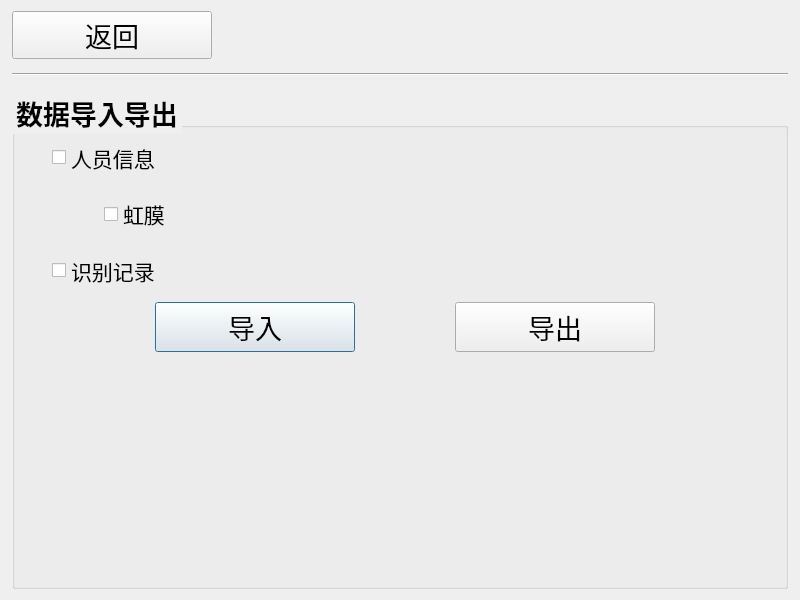
<?xml version="1.0" encoding="UTF-8"?>
<ui version="4.0">
 <class>DataManage</class>
 <widget class="QDialog" name="DataManage">
  <property name="geometry">
   <rect>
    <x>0</x>
    <y>0</y>
    <width>800</width>
    <height>600</height>
   </rect>
  </property>
  <property name="font">
   <font>
    <pointsize>21</pointsize>
   </font>
  </property>
  <property name="windowTitle">
   <string>Dialog</string>
  </property>
  <layout class="QGridLayout" name="gridLayout_3" rowstretch="1,1,10" rowminimumheight="0,20,0">
   <property name="leftMargin">
    <number>12</number>
   </property>
   <property name="rightMargin">
    <number>12</number>
   </property>
   <item row="0" column="0">
    <layout class="QGridLayout" name="gridLayout_2" columnstretch="0,0" columnminimumwidth="200,0">
     <item row="0" column="0">
      <widget class="QPushButton" name="btnBack">
       <property name="sizePolicy">
        <sizepolicy hsizetype="Preferred" vsizetype="Fixed">
         <horstretch>0</horstretch>
         <verstretch>0</verstretch>
        </sizepolicy>
       </property>
       <property name="font">
        <font>
         <pointsize>20</pointsize>
        </font>
       </property>
       <property name="styleSheet">
        <string notr="true">color:rgb(0, 0, 0)</string>
       </property>
       <property name="text">
        <string>返回</string>
       </property>
       <property name="icon">
        <iconset resource="ikembx00.qrc">
         <normaloff>:/image/jtbq_022.ico</normaloff>:/image/jtbq_022.ico</iconset>
       </property>
       <property name="iconSize">
        <size>
         <width>40</width>
         <height>40</height>
        </size>
       </property>
       <property name="autoDefault">
        <bool>false</bool>
       </property>
      </widget>
     </item>
     <item row="0" column="1">
      <spacer name="horizontalSpacer">
       <property name="orientation">
        <enum>Qt::Horizontal</enum>
       </property>
       <property name="sizeHint" stdset="0">
        <size>
         <width>518</width>
         <height>20</height>
        </size>
       </property>
      </spacer>
     </item>
    </layout>
   </item>
   <item row="1" column="0">
    <widget class="Line" name="line">
     <property name="orientation">
      <enum>Qt::Horizontal</enum>
     </property>
    </widget>
   </item>
   <item row="2" column="0">
    <widget class="QGroupBox" name="groupBox">
     <property name="font">
      <font>
       <pointsize>20</pointsize>
       <weight>75</weight>
       <bold>true</bold>
      </font>
     </property>
     <property name="styleSheet">
      <string notr="true">color:rgb(0, 0, 0)</string>
     </property>
     <property name="title">
      <string>数据导入导出</string>
     </property>
     <property name="flat">
      <bool>false</bool>
     </property>
     <widget class="QWidget" name="">
      <property name="geometry">
       <rect>
        <x>40</x>
        <y>41</y>
        <width>731</width>
        <height>220</height>
       </rect>
      </property>
      <layout class="QGridLayout" name="gridLayout" rowstretch="0,0,0,0" columnstretch="0,0,0,0,0,0" rowminimumheight="0,0,0,0" columnminimumwidth="0,0,200,0,200,0">
       <item row="0" column="0" colspan="6">
        <widget class="QCheckBox" name="chkPersonInfo">
         <property name="sizePolicy">
          <sizepolicy hsizetype="Preferred" vsizetype="Preferred">
           <horstretch>0</horstretch>
           <verstretch>0</verstretch>
          </sizepolicy>
         </property>
         <property name="font">
          <font>
           <pointsize>16</pointsize>
          </font>
         </property>
         <property name="styleSheet">
          <string notr="true">color:rgb(0, 0, 0)</string>
         </property>
         <property name="text">
          <string>人员信息</string>
         </property>
         <property name="checked">
          <bool>false</bool>
         </property>
        </widget>
       </item>
       <item row="1" column="1" colspan="5">
        <widget class="QCheckBox" name="chkIris">
         <property name="sizePolicy">
          <sizepolicy hsizetype="Preferred" vsizetype="Preferred">
           <horstretch>0</horstretch>
           <verstretch>0</verstretch>
          </sizepolicy>
         </property>
         <property name="font">
          <font>
           <pointsize>16</pointsize>
          </font>
         </property>
         <property name="text">
          <string>虹膜</string>
         </property>
         <property name="checkable">
          <bool>false</bool>
         </property>
        </widget>
       </item>
       <item row="2" column="0" colspan="6">
        <widget class="QCheckBox" name="chkRecord">
         <property name="sizePolicy">
          <sizepolicy hsizetype="Preferred" vsizetype="Preferred">
           <horstretch>0</horstretch>
           <verstretch>0</verstretch>
          </sizepolicy>
         </property>
         <property name="font">
          <font>
           <pointsize>16</pointsize>
          </font>
         </property>
         <property name="styleSheet">
          <string notr="true">color:rgb(0, 0,0)</string>
         </property>
         <property name="text">
          <string>识别记录</string>
         </property>
         <property name="checked">
          <bool>false</bool>
         </property>
        </widget>
       </item>
       <item row="3" column="2">
        <widget class="QPushButton" name="btnImport">
         <property name="sizePolicy">
          <sizepolicy hsizetype="Preferred" vsizetype="Preferred">
           <horstretch>0</horstretch>
           <verstretch>0</verstretch>
          </sizepolicy>
         </property>
         <property name="font">
          <font>
           <pointsize>20</pointsize>
          </font>
         </property>
         <property name="text">
          <string>导入</string>
         </property>
         <property name="icon">
          <iconset resource="ikembx00.qrc">
           <normaloff>:/image/符号标~1.ICO</normaloff>:/image/符号标~1.ICO</iconset>
         </property>
         <property name="iconSize">
          <size>
           <width>40</width>
           <height>40</height>
          </size>
         </property>
         <property name="autoDefault">
          <bool>true</bool>
         </property>
         <property name="default">
          <bool>true</bool>
         </property>
        </widget>
       </item>
       <item row="3" column="3">
        <spacer name="horizontalSpacer_2">
         <property name="orientation">
          <enum>Qt::Horizontal</enum>
         </property>
         <property name="sizeHint" stdset="0">
          <size>
           <width>78</width>
           <height>20</height>
          </size>
         </property>
        </spacer>
       </item>
       <item row="3" column="4">
        <widget class="QPushButton" name="btnExport">
         <property name="sizePolicy">
          <sizepolicy hsizetype="Preferred" vsizetype="Preferred">
           <horstretch>0</horstretch>
           <verstretch>0</verstretch>
          </sizepolicy>
         </property>
         <property name="font">
          <font>
           <pointsize>20</pointsize>
          </font>
         </property>
         <property name="styleSheet">
          <string notr="true">color:rgb(0, 0, 0)</string>
         </property>
         <property name="text">
          <string>导出</string>
         </property>
         <property name="icon">
          <iconset resource="ikembx00.qrc">
           <normaloff>:/image/符号标~2.ICO</normaloff>:/image/符号标~2.ICO</iconset>
         </property>
         <property name="iconSize">
          <size>
           <width>40</width>
           <height>40</height>
          </size>
         </property>
        </widget>
       </item>
       <item row="3" column="5">
        <spacer name="horizontalSpacer_3">
         <property name="orientation">
          <enum>Qt::Horizontal</enum>
         </property>
         <property name="sizeType">
          <enum>QSizePolicy::Preferred</enum>
         </property>
         <property name="sizeHint" stdset="0">
          <size>
           <width>122</width>
           <height>20</height>
          </size>
         </property>
        </spacer>
       </item>
       <item row="3" column="0" colspan="2">
        <spacer name="horizontalSpacer_4">
         <property name="orientation">
          <enum>Qt::Horizontal</enum>
         </property>
         <property name="sizeHint" stdset="0">
          <size>
           <width>97</width>
           <height>20</height>
          </size>
         </property>
        </spacer>
       </item>
      </layout>
     </widget>
     <zorder>layoutWidget</zorder>
     <zorder>horizontalSpacer_5</zorder>
     <zorder>line</zorder>
    </widget>
   </item>
  </layout>
 </widget>
 <tabstops>
  <tabstop>chkPersonInfo</tabstop>
  <tabstop>chkRecord</tabstop>
  <tabstop>btnImport</tabstop>
  <tabstop>btnExport</tabstop>
  <tabstop>btnBack</tabstop>
 </tabstops>
 <resources>
  <include location="ikembx00.qrc"/>
 </resources>
 <connections/>
</ui>
